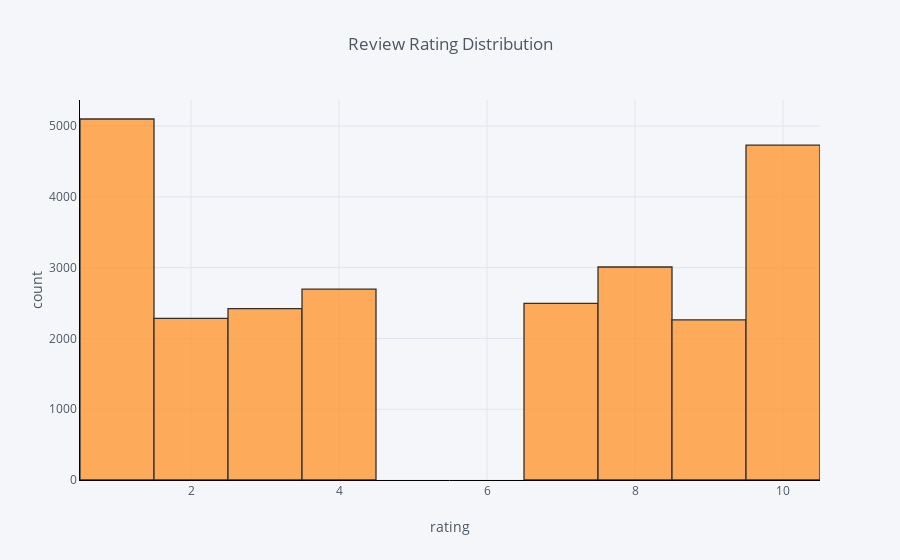

The notebook cell this image was saved under:
### Code cell
df['review_rating'].iplot(
    kind='hist',
    xTitle='rating',
    linecolor='black',
    yTitle='count',
    title='Review Rating Distribution')

### Figure 1 — Plotly figure (JSON) as saved in the notebook; plotly's stock layout.template omitted (floating-point values rounded to 4 significant figures; data arrays with more than 128 entries replaced by an {"elided": "..."} marker saying what was removed)
{"data": [{"histfunc": "count", "histnorm": "", "marker": {"color": "rgba(255, 153, 51, 1.0)", "line": {"color": "#000000", "width": 1.3}}, "name": "review_rating", "opacity": 0.8, "orientation": "v", "type": "histogram", "uid": "4b5b9825-a0da-4499-ba7d-ed7d37931a81", "x": {"elided": "25000 int values"}}], "layout": {"barmode": "overlay", "legend": {"bgcolor": "#F5F6F9", "font": {"color": "#4D5663"}}, "paper_bgcolor": "#F5F6F9", "plot_bgcolor": "#F5F6F9", "title": {"font": {"color": "#4D5663"}, "text": "Review Rating Distribution"}, "xaxis": {"gridcolor": "#E1E5ED", "linecolor": "black", "showgrid": true, "tickfont": {"color": "#4D5663"}, "title": {"font": {"color": "#4D5663"}, "text": "rating"}, "zerolinecolor": "#E1E5ED"}, "yaxis": {"gridcolor": "#E1E5ED", "linecolor": "black", "showgrid": true, "tickfont": {"color": "#4D5663"}, "title": {"font": {"color": "#4D5663"}, "text": "count"}, "zerolinecolor": "#E1E5ED"}}}
